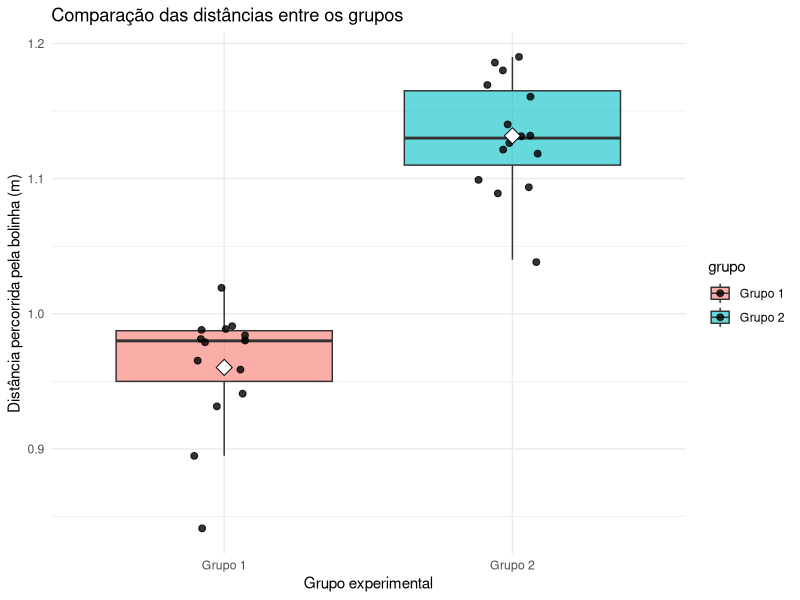

Write R code to recreate this figure.
## ---- chunk 1
# Dados do Grupo 1
# c() cria um vetor com os valores observados
grupo1 <- c(0.93, 1.02, 0.98, 0.96, 0.84, 0.99, 0.94, 0.98,
            0.965, 0.99, 0.96, 0.99, 0.985, 0.98, 0.895)

# Dados do Grupo 2
grupo2 <- c(1.04, 1.18, 1.16, 1.12, 1.17, 1.09, 1.10, 1.12,
            1.13, 1.14, 1.095, 1.13, 1.185, 1.19, 1.125)

# length() calcula o tamanho da amostra
n1 <- length(grupo1)
n2 <- length(grupo2)

# mean() calcula a média aritmética
media1 <- mean(grupo1)
media2 <- mean(grupo2)

# sd() calcula o desvio-padrão amostral
desvio1 <- sd(grupo1)
desvio2 <- sd(grupo2)

# t.test() realiza o teste t de Student
# alternative = "two.sided" indica teste bilateral
# var.equal = TRUE indica que estamos considerando variâncias iguais
# conf.level = 0.95 define nível de confiança de 95%
teste_t <- t.test(grupo1, grupo2,
                  alternative = "two.sided",
                  var.equal = TRUE,
                  conf.level = 0.95)

# print() mostra o resultado do teste na tela
print(teste_t)

# cat() imprime textos e resultados organizados
cat("Média do Grupo 1:", media1, "\n")
cat("Média do Grupo 2:", media2, "\n")
cat("Desvio-padrão do Grupo 1:", desvio1, "\n")
cat("Desvio-padrão do Grupo 2:", desvio2, "\n")
## ---- chunk 2
# library() carrega o pacote ggplot2
library(ggplot2)

# data.frame() cria uma tabela de dados
# rep() repete o nome dos grupos conforme o número de observações
# c() junta os valores dos dois grupos em um único vetor
dados <- data.frame(
  grupo = rep(c("Grupo 1", "Grupo 2"), each = 15),
  distancia = c(grupo1, grupo2)
)

# ggplot() inicia a construção do gráfico
# aes() define as variáveis usadas no gráfico
# geom_boxplot() cria o boxplot
# geom_jitter() adiciona os pontos individuais
# stat_summary() adiciona a média de cada grupo
# labs() adiciona títulos e nomes aos eixos
# theme_minimal() aplica um tema visual mais limpo
ggplot(dados, aes(x = grupo, y = distancia, fill = grupo)) +
  geom_boxplot(alpha = 0.6, outlier.shape = NA) +
  geom_jitter(width = 0.12, size = 2, alpha = 0.8) +
  stat_summary(fun = mean,
               geom = "point",
               shape = 23,
               size = 4,
               fill = "white") +
  labs(title = "Comparação das distâncias entre os grupos",
       x = "Grupo experimental",
       y = "Distância percorrida pela bolinha (m)") +
  theme_minimal()
